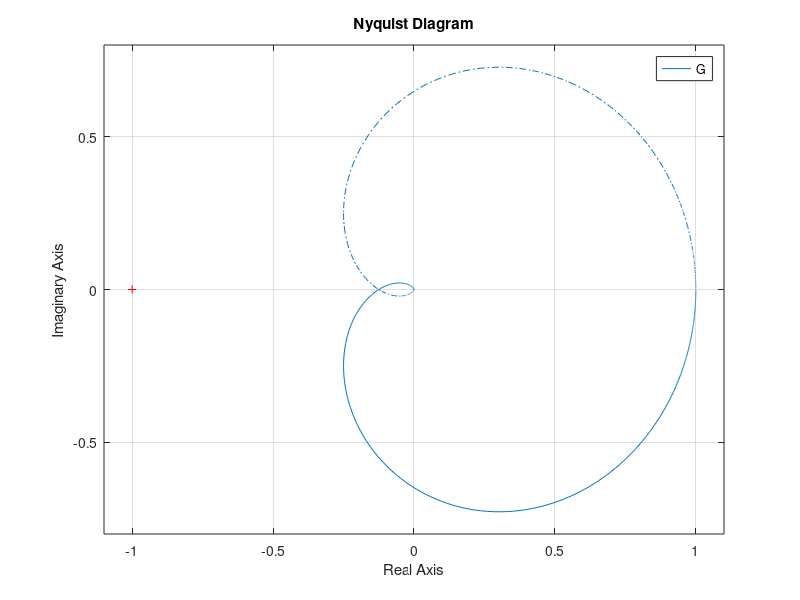
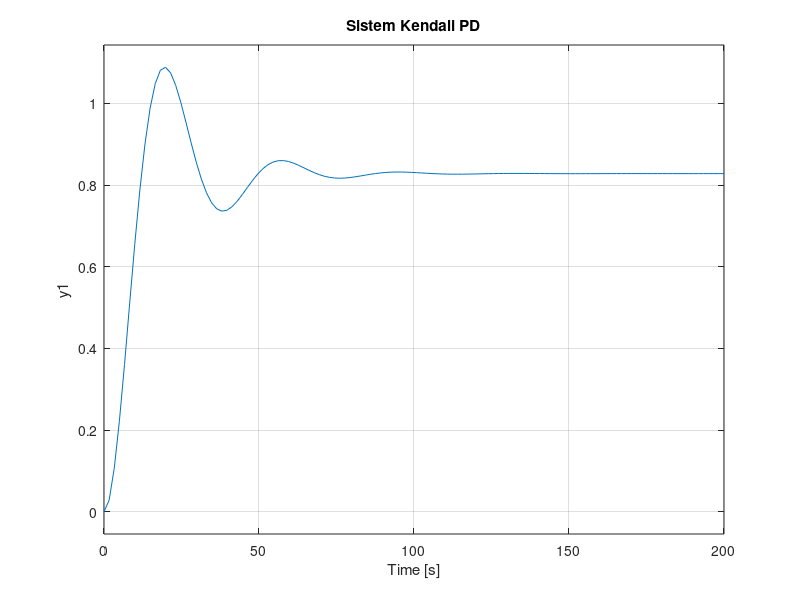
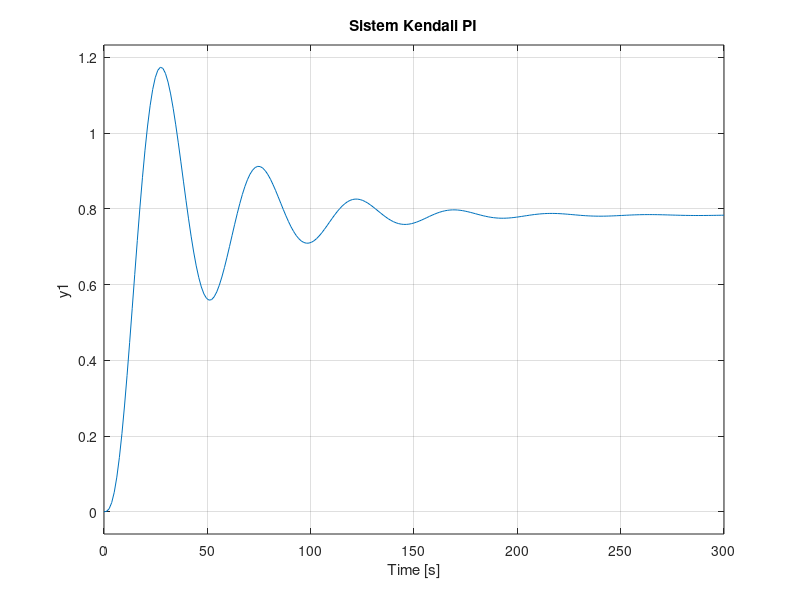
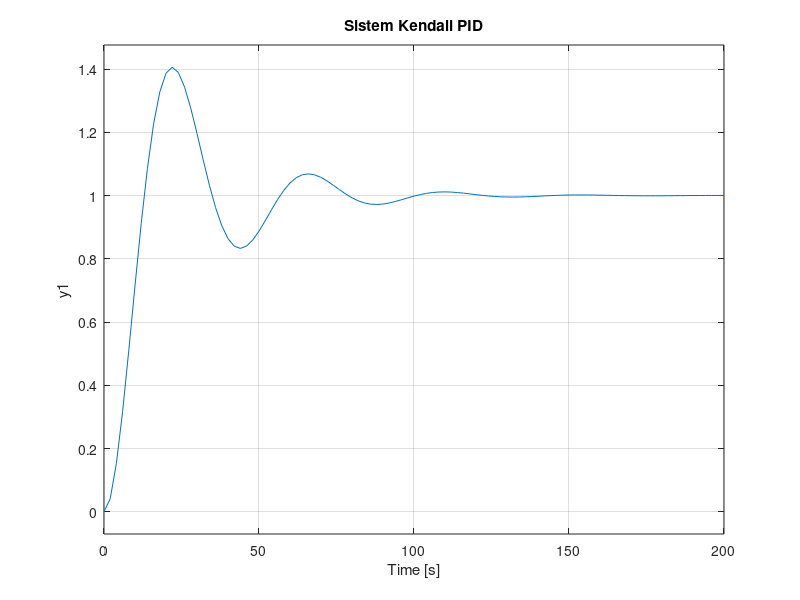

Recreate these plots in MATLAB, in order.
clc
clear

G = tf([1],[1000 300 30 1])
figure(1)
nyquist(G)

Kcr = db2mag(18.1)
Pcr = 2*pi/0.173

s = tf('s');
Kp_pd = 0.6*Kcr
Td_pd = 0.125*Pcr
Gc_pd = Kp_pd*(1+Td_pd*s)
Gcl_pd = feedback(Gc_pd*G,1)
figure(2)
step(Gcl_pd)
title('Sistem Kendali PD')

Kp_pi = 0.45*Kcr
Ti_pi = (1/1.2)*Pcr
Gc_pi = Kp_pi*(1+(1/Ti_pi*s))
Gcl_pi = feedback(Gc_pi*G,1)
figure(3)
step(Gcl_pi)
title('Sistem Kendali PI')

Kp_pid = 0.6*Kcr 
Ti_pid = 0.5*Pcr
Td_pid = 0.125*Pcr
Gc_pid = Kp_pid*(1+(1/(Ti_pid*s)+Td_pid*s)) 
Gcl_pid = feedback(Gc_pid*G,1)
figure(4)
step(Gcl_pid)
title('Sistem Kendali PID')